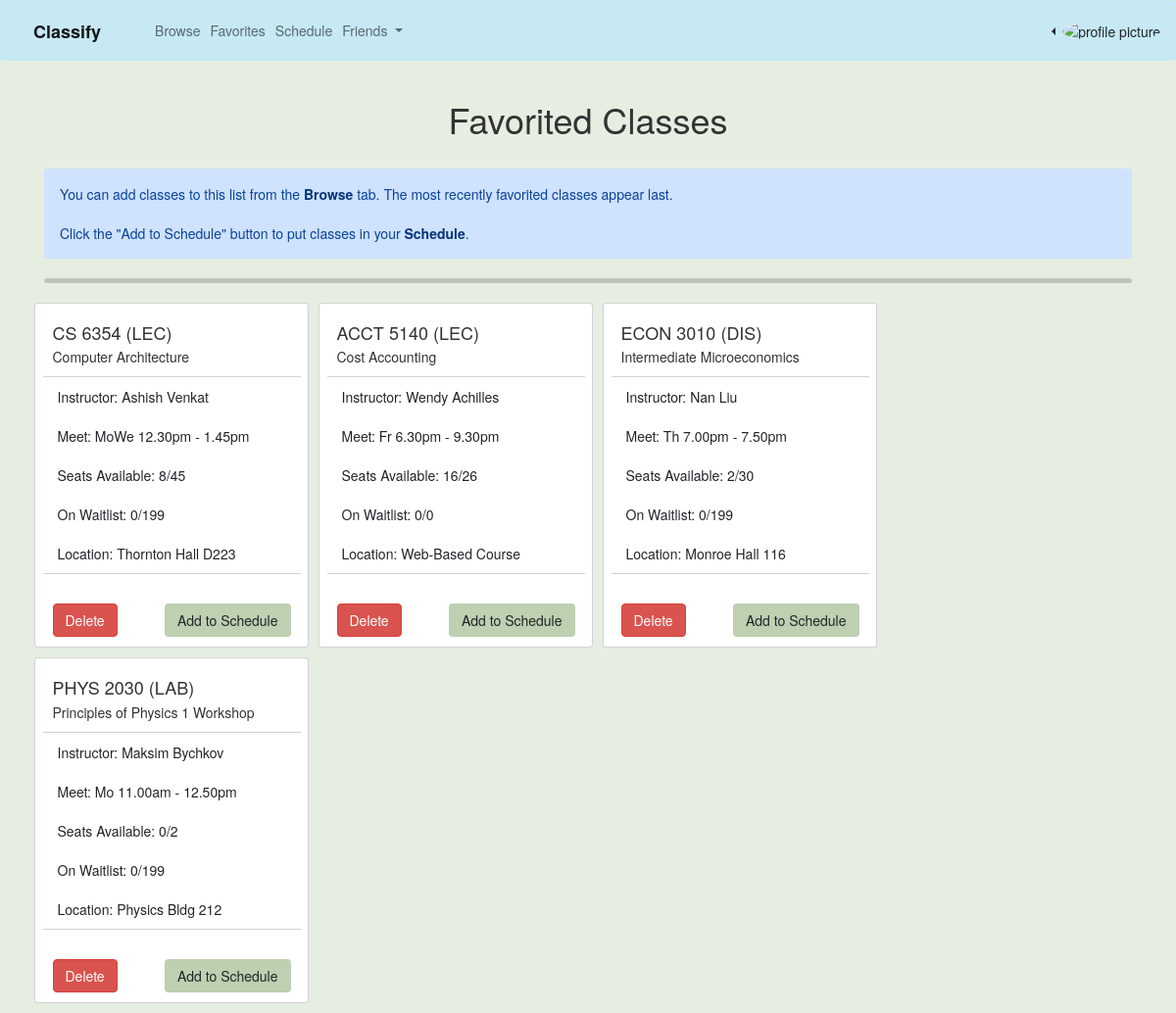
/user (signed in), run on an earlier commit of the app's database.
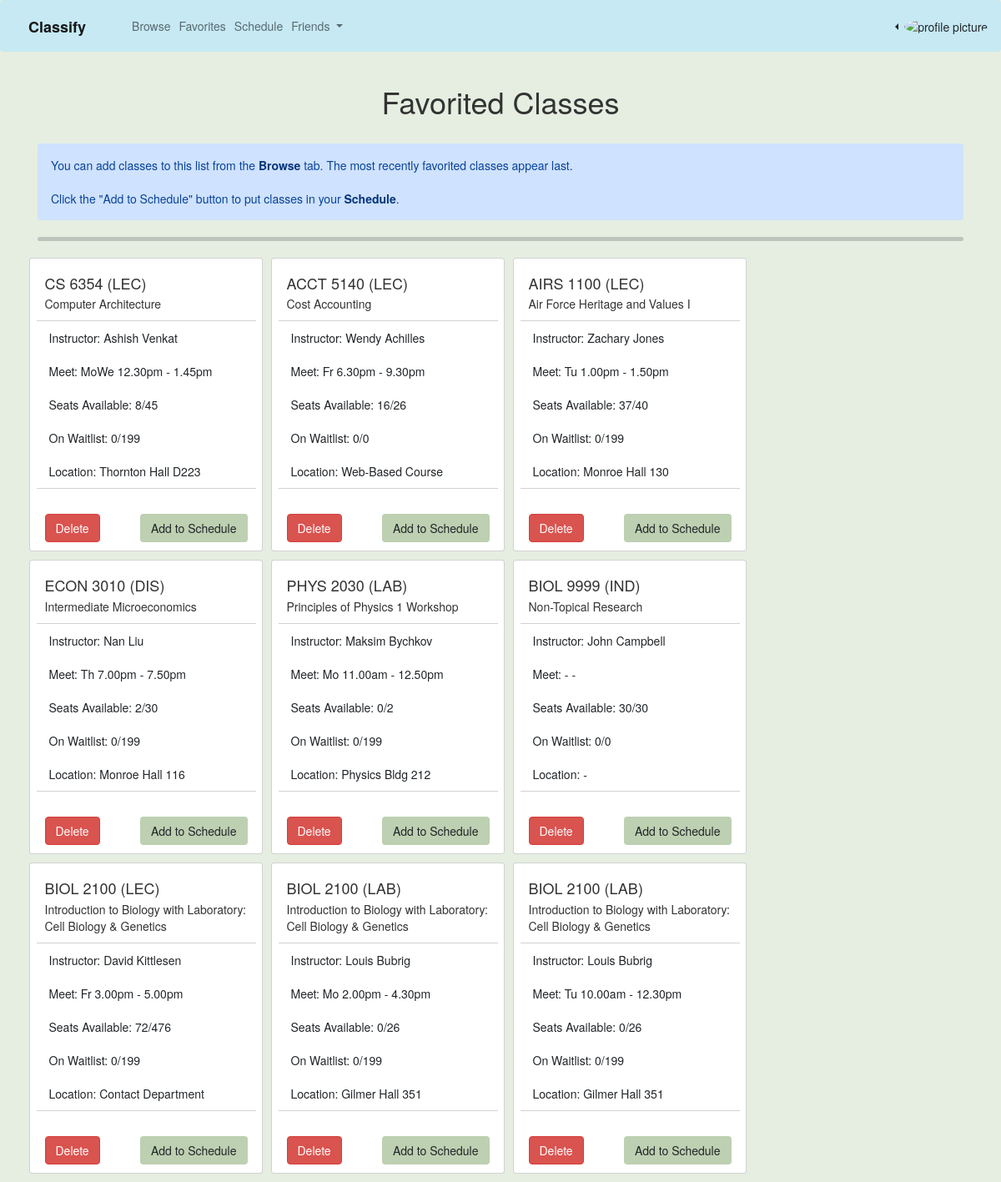
And on a later commit of the database.
### classify/models.py (models this page shows, shortened)
class Class(models.Model):
    instructor_name = models.CharField(max_length=200, default="")
    instructor_email = models.CharField(max_length=200, default="")
    course_number = models.IntegerField(default = 0)
    semester_code = models.IntegerField(default = 0)
    course_section = models.CharField(max_length=200, default="")
    subject = models.CharField(max_length=10, default="")
    catalog_number = models.CharField(max_length=200, default="")
    description = models.CharField(max_length=5000, default="")
    units = models.CharField(max_length=10, default="")
    component = models.CharField(max_length=10, default="")
    class_capacity = models.IntegerField(default = 0)
    wait_list = models.IntegerField(default = 0)
    wait_cap = models.IntegerField(default = 0)
    enrollment_total = models.IntegerField(default = 0)
    enrollment_available = models.IntegerField(default = 0)
    topic = models.CharField(max_length=200, default="")
    meetings_days = models.CharField(max_length=15, default="")
    meetings_start_time = models.SlugField(max_length = 10, default="")
    meetings_end_time = models.SlugField(max_length = 10, default="")
    facility_description = models.CharField(max_length=50, default="")

### classify/views.py (the view, shortened to what this page needs)
# urls.py: path('user', views.user, name='user'),
def user(request):
    if (request.user.is_authenticated):
        schedule = ScheduleForm(instance=request.user.profile.schedule)
        profile = ProfileForm(instance=request.user.profile)
        conflict = False
        return render(request, 'classify/user.html', {"user":request.user, "profile":profile, "schedule":schedule, "conflict":conflict})
    else:
        return redirect("/accounts/google/login/")

### classify/templates/classify/user.html (shortened to what this page needs)
{% load socialaccount %}
{% load bootstrap5 %}
{% load static %}
<!doctype html>
<html lang="en">
  <head>
    <link href="https://cdn.jsdelivr.net/npm/bootstrap@5.2.2/dist/css/bootstrap.min.css" rel="stylesheet">
    <link href="https://netdna.bootstrapcdn.com/bootstrap/3.3.5/css/bootstrap.min.css" rel="stylesheet">
  </head>
  <nav class="navbar navbar-expand-lg" style="background-color: #C6E9F4;">
    <div class="container-fluid">
      <a class="navbar-brand" href="/classify">&emsp;<b>Classify</b>&nbsp;&nbsp;</a>
      <div class="collapse navbar-collapse" id="navbarNavDropdown">
        <ul class="navbar-nav">
          <li class="nav-item">
            <a class="nav-link" href="/classify">Browse</a>
          </li>
          <li class="nav-item">
            <a class="nav-link" href="/classify/user">Favorites</a>
          </li>
          <li class="nav-item">
            <a class="nav-link" href="/classify/user/schedule">Schedule</a>
          </li>
          <li class="nav-item dropdown">
            <a class="nav-link dropdown-toggle" href="#" role="button" data-bs-toggle="dropdown" aria-expanded="false">
              Friends
            </a>
          </li>
        </ul>
      </div>
      <div class="btn-group dropstart">
        <a href="#" class="d-block link-dark text-decoration-none dropdown-toggle" id="dropdownUser1" data-bs-toggle="dropdown" aria-expanded="false">
          <img src="{{ user.socialaccount_set.all.0.get_avatar_url }}" alt="profile picture" width="32" height="32" class="rounded-circle">
        </a>
      </div>
    </div>
  </nav>
  <body>
    {% if user.is_authenticated %}
      <div class="container">
        <h1 class="text-center">Favorited Classes</h1>
        <br>
        <div class="alert alert-primary" role="alert" >
          You can add classes to this list from the <a href="/classify" class="alert-link">Browse</a> tab. The most recently favorited classes appear last.
          <br><br>
          Click the "Add to Schedule" button to put classes in your <a href="/classify/user/schedule" class="alert-link">Schedule</a>.
        </div>
        <hr class="rounded">
      </div>
      <div class="container">
        <form method="post">
          <div class="row">
            {% for p in user.profile.courses.all %}
                <div class="card" style="width: 28rem;">
                  <div class="card-body">
                    <h4 class="card-title">{{ p.subject }} {{ p.catalog_number }} ({{ p.component }})</h4>
                    <p class="card-text">{{p.description}}</p>
                  </div>
                  <ul class="list-group list-group-flush">
                    <li class="list-group-item">Instructor: {{ p.instructor_name }}</li>
                    <li class="list-group-item">Meet: {{ p.meetings_days }} {{ p.meetings_start_time }} - {{ p.meetings_end_time }}</li>
                    <li class="list-group-item">Seats Available: {{ p.enrollment_available }}/{{ p.class_capacity }}</li>
                    <li class="list-group-item">On Waitlist: {{ p.wait_list }}/{{ p.wait_cap }}</li>
                    <li class="list-group-item">Location: {{ p.facility_description }}</li>
                  </ul>
                  <div class="card-body d-flex justify-content-between">
                    <button type = "submit" class="btn btn-danger" name = "delete_course" value={{p.course_number}} onclick="return confirm('The corresponding course in your schedule will also be deleted, are you sure to do that?')">Delete</button>
                    <button type = "submit" class="btn" style="background-color: #bdd0b1;" name = "add_to_schedule" value={{p.course_number}}>Add to Schedule</button>
                  </div>
                </div>
            {% endfor %}
          </div>
        </form>
      </div>
    {% else %}
      <a href="{% provider_login_url 'google' %}">Login with Google</a>
    {% endif %}
  </body>
</html>

### classify/templates/classify/user.html (style rules this page uses)
body { background: #E5EEE1 !important; }
.card { margin-left: 5px; margin-right: 5px; margin-bottom: 10px; width: max-content; }
hr.rounded { border-top: 5px solid #4c4c4c; border-radius: 5px; }

What changed in the data, as far as the page shows it:
now on this page (row unchanged): Class: subject "AIRS", catalog_number "1100", component "LEC", description "Air Force Heritage and Values I", instructor_name "Zachary Jones", meetings_days "Tu", meetings_start_time "1.00pm", meetings_end_time "1.50pm", enrollment_available "37", class_capacity "40", wait_list "0", wait_cap "199", facility_description "Monroe Hall 130", {{ p.course_number }} 17631 (drawn)
added Class: subject "BIOL", catalog_number "9999", component "IND", description "Non-Topical Research", instructor_name "John Campbell", meetings_days "-", enrollment_available "30", class_capacity "30", wait_list "0", wait_cap "0", facility_description "-", {{ p.course_number }} 12768 (drawn)
added Class: subject "BIOL", catalog_number "2100", component "LEC", description "Introduction to Biology with Laboratory: Cell Biology & Genetics", instructor_name "David Kittlesen", meetings_days "Fr", meetings_start_time "3.00pm", meetings_end_time "5.00pm", enrollment_available "72", class_capacity "476", wait_list "0", wait_cap "199", facility_description "Contact Department", {{ p.course_number }} 10935 (drawn)
added Class: subject "BIOL", catalog_number "2100", component "LAB", description "Introduction to Biology with Laboratory: Cell Biology & Genetics", instructor_name "Louis Bubrig", meetings_days "Mo", meetings_start_time "2.00pm", meetings_end_time "4.30pm", enrollment_available "0", class_capacity "26", wait_list "0", wait_cap "199", facility_description "Gilmer Hall 351", {{ p.course_number }} 12013 (drawn)
added Class: subject "BIOL", catalog_number "2100", component "LAB", description "Introduction to Biology with Laboratory: Cell Biology & Genetics", instructor_name "Louis Bubrig", meetings_days "Tu", meetings_start_time "10.00am", meetings_end_time "12.30pm", enrollment_available "0", class_capacity "26", wait_list "0", wait_cap "199", facility_description "Gilmer Hall 351", {{ p.course_number }} 12018 (drawn)
